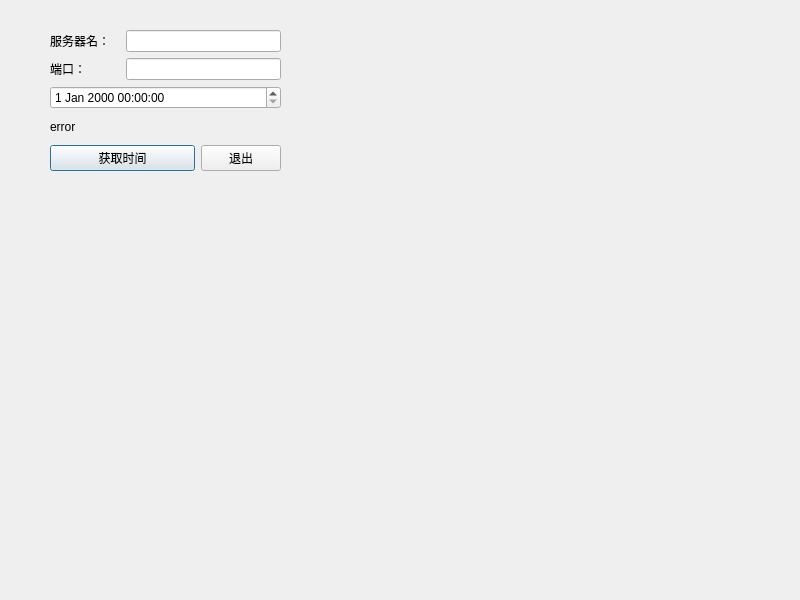
<?xml version="1.0" encoding="UTF-8"?>
<ui version="4.0">
 <class>Dialog</class>
 <widget class="QDialog" name="Dialog">
  <property name="geometry">
   <rect>
    <x>0</x>
    <y>0</y>
    <width>800</width>
    <height>600</height>
   </rect>
  </property>
  <property name="windowTitle">
   <string>Dialog</string>
  </property>
  <widget class="QWidget" name="">
   <property name="geometry">
    <rect>
     <x>50</x>
     <y>30</y>
     <width>231</width>
     <height>141</height>
    </rect>
   </property>
   <layout class="QGridLayout" name="gridLayout">
    <item row="0" column="0">
     <widget class="QLabel" name="labName">
      <property name="text">
       <string>服务器名：</string>
      </property>
     </widget>
    </item>
    <item row="0" column="1" colspan="2">
     <widget class="QLineEdit" name="leName"/>
    </item>
    <item row="1" column="0">
     <widget class="QLabel" name="labPort">
      <property name="text">
       <string>端口：</string>
      </property>
     </widget>
    </item>
    <item row="1" column="1" colspan="2">
     <widget class="QLineEdit" name="lePort"/>
    </item>
    <item row="2" column="0" colspan="3">
     <widget class="QDateTimeEdit" name="dateTimeEdit"/>
    </item>
    <item row="3" column="0" colspan="3">
     <widget class="QLabel" name="labError">
      <property name="text">
       <string>error</string>
      </property>
     </widget>
    </item>
    <item row="4" column="0" colspan="2">
     <widget class="QPushButton" name="btnGetTime">
      <property name="text">
       <string>获取时间</string>
      </property>
     </widget>
    </item>
    <item row="4" column="2">
     <widget class="QPushButton" name="btnQuit">
      <property name="text">
       <string>退出</string>
      </property>
     </widget>
    </item>
   </layout>
  </widget>
 </widget>
 <resources/>
 <connections/>
</ui>
